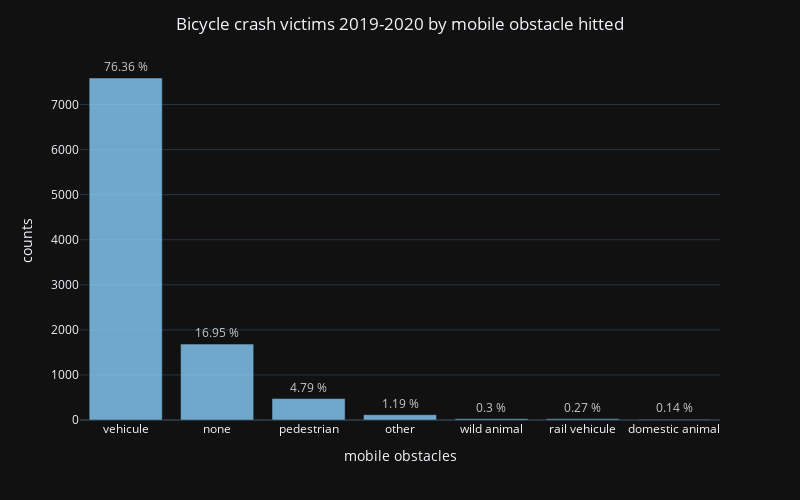

This figure's notebook cell:
### Markdown cell above
#### Display bicycle accidents by mobile obstacle categories using *Pyplot* :

### Code cell
counts, bins = np.histogram(bicyle_crash["obsm"], bins=[i for i in range(0,11) if i not in [4,8,9]] )# turn into data frame
dp = pd.DataFrame({"bins":bins[1:]-1, "counts":counts})# chart using Plotly.Express
dp['percentage'] =  dp.counts.apply(lambda x: str(round(x/dp['counts'].sum()*100 , 2))+" %" )

fig = px.bar(dp, x="bins", y="counts", text="percentage", template="plotly_dark")

fig.update_xaxes(type='category', categoryorder='total descending')

fig.update_layout(width=800, height=500,xaxis_title_text='mobile obstacles' , 
    title='Bicycle crash victims 2019-2020 by mobile obstacle hitted',
    title_x=.5, xaxis= dict(tickmode = 'array',tickvals = [0,1,2,4,5,6,9],
    ticktext = ['none','pedestrian','vehicule','rail vehicule', 'domestic animal','wild animal', 'other']))

fig.update_traces(textposition='outside', marker_color='LightSkyBlue', opacity=0.8)


fig.show()

### Figure 1 — Plotly figure (JSON) as saved in the notebook; plotly's stock layout.template omitted (floating-point values rounded to 4 significant figures)
{"data": [{"alignmentgroup": "True", "hovertemplate": "bins=%{x}<br>counts=%{y}<br>percentage=%{text}<extra></extra>", "legendgroup": "", "marker": {"color": "LightSkyBlue", "pattern": {"shape": ""}}, "name": "", "offsetgroup": "", "opacity": 0.8, "orientation": "v", "showlegend": false, "text": ["16.95 %", "4.79 %", "76.36 %", "0.27 %", "0.14 %", "0.3 %", "1.19 %"], "textposition": "outside", "type": "bar", "x": [0, 1, 2, 4, 5, 6, 9], "xaxis": "x", "y": [1684, 476, 7588, 27, 14, 30, 118], "yaxis": "y"}], "layout": {"barmode": "relative", "height": 500, "legend": {"tracegroupgap": 0}, "margin": {"t": 60}, "title": {"text": "Bicycle crash victims 2019-2020 by mobile obstacle hitted", "x": 0.5}, "width": 800, "xaxis": {"anchor": "y", "categoryorder": "total descending", "domain": [0, 1], "tickmode": "array", "ticktext": ["none", "pedestrian", "vehicule", "rail vehicule", "domestic animal", "wild animal", "other"], "tickvals": [0, 1, 2, 4, 5, 6, 9], "title": {"text": "mobile obstacles"}, "type": "category"}, "yaxis": {"anchor": "x", "domain": [0, 1], "title": {"text": "counts"}}}}
